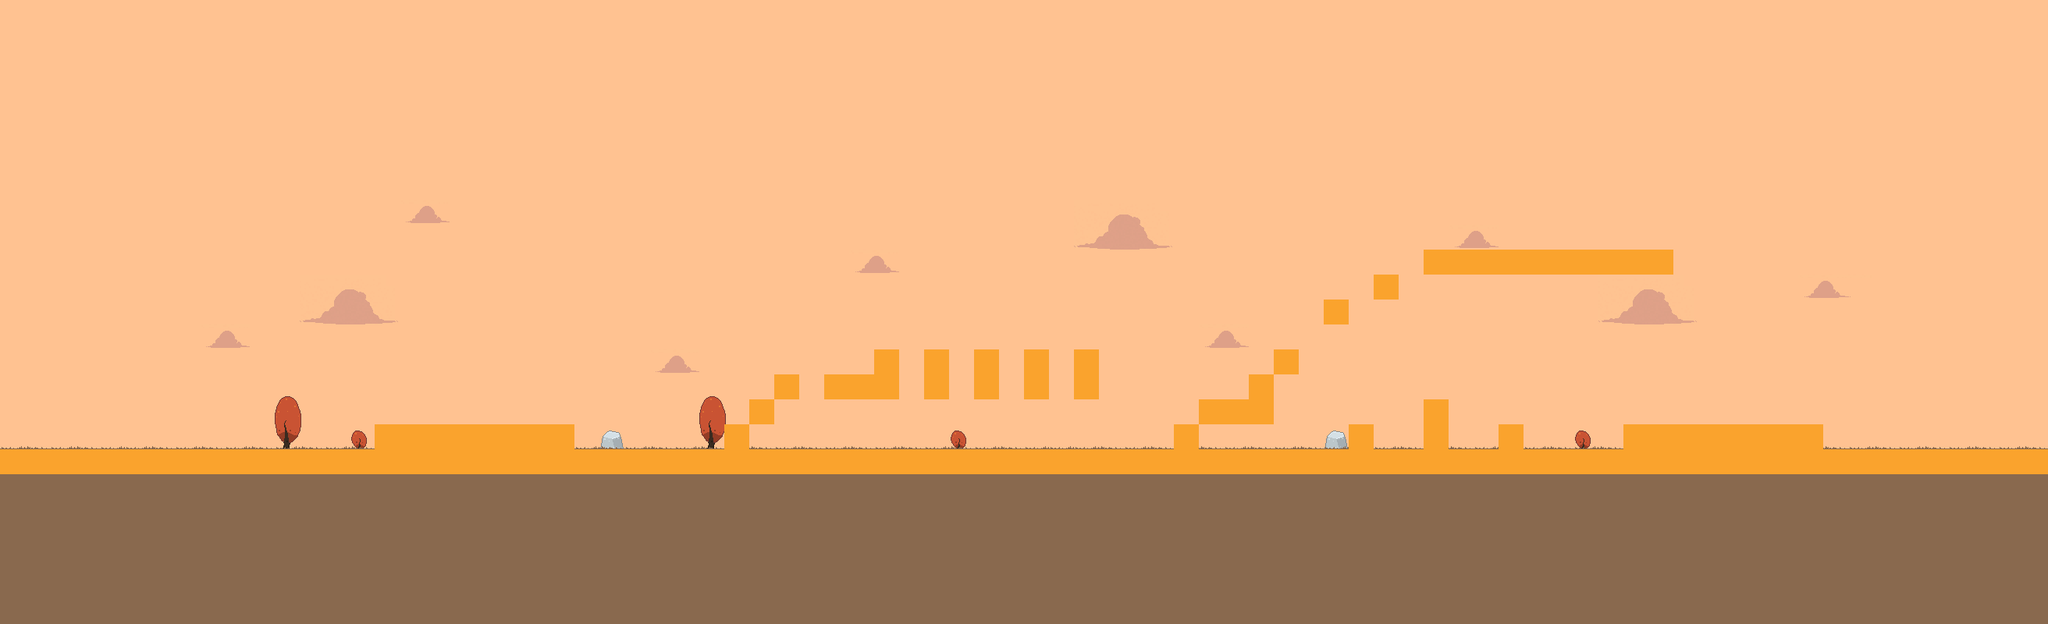

This game map was drawn from its Tiled (.tmx) file and the tilesets committed beside it. A one-line description and the trimmed map source follow:
An orthogonal 82x25 tile map with 32x32 px tiles, 4 tile layers (SKY, BACKGROUND, GROUND, COLLISION), 1 hidden layer not drawn, 3 tilesets and 16 objects (PlayerStart, EndFlag).

<map version="1.0" orientation="orthogonal" width="82" height="25" tilewidth="32" tileheight="32">
 <tileset firstgid="1" name="tiles" tilewidth="32" tileheight="32">
  <image source="../assets/tileset.png" width="64" height="32" />
 </tileset>
 <tileset firstgid="3" name="tiles2" tilewidth="32" tileheight="32">
  <image source="../assets/tiles2.png" width="64" height="32" />
 </tileset>
 <tileset firstgid="5" name="SOMETILES" tilewidth="32" tileheight="32">
  <image source="../assets/SOMETILES.png" width="640" height="360" />
 </tileset>
 <layer name="SKY" width="82" height="25">
  <data>[2050 cells, 2050 non-empty, 12 distinct tile ids]</data>
 </layer>
 <layer name="BACKGROUND" width="82" height="25">
  <data>[2050 cells, 17 non-empty, 8 distinct tile ids]</data>
 </layer>
 <layer name="GROUND" width="82" height="25">
  <data>[2050 cells, 688 non-empty, 4 distinct tile ids]</data>
 </layer>
 <layer name="COLLISION" width="82" height="25">
  <data>[2050 cells, 135 non-empty, 1 distinct tile ids]</data>
 </layer>
 <layer name="FOREGROUND" width="82" height="25" visible="0">
  <data>[2050 cells, 0 non-empty, 0 distinct tile ids]</data>
 </layer>
 <objectgroup name="OBJECTS" width="82" height="25">
  <object name="PlayerStart" gid="137" x="256" y="576" />
  <object name="EndFlag" gid="183" x="2400" y="544" />
  <object gid="201" x="2304" y="544" />
  <object gid="201" x="2176" y="544" />
  <object gid="201" x="1920" y="544" />
  <object gid="201" x="1856" y="320" />
  <object gid="201" x="1984" y="320" />
  <object gid="201" x="2016" y="320" />
  <object gid="201" x="1600" y="480" />
  <object gid="201" x="1504" y="544" />
  <object gid="201" x="1088" y="480" />
  <object gid="201" x="704" y="544" />
  <object gid="201" x="608" y="544" />
  <object gid="180" x="448" y="576" />
  <object gid="180" x="896" y="576" />
  <object gid="182" x="1056" y="576" />
 </objectgroup>
</map>
